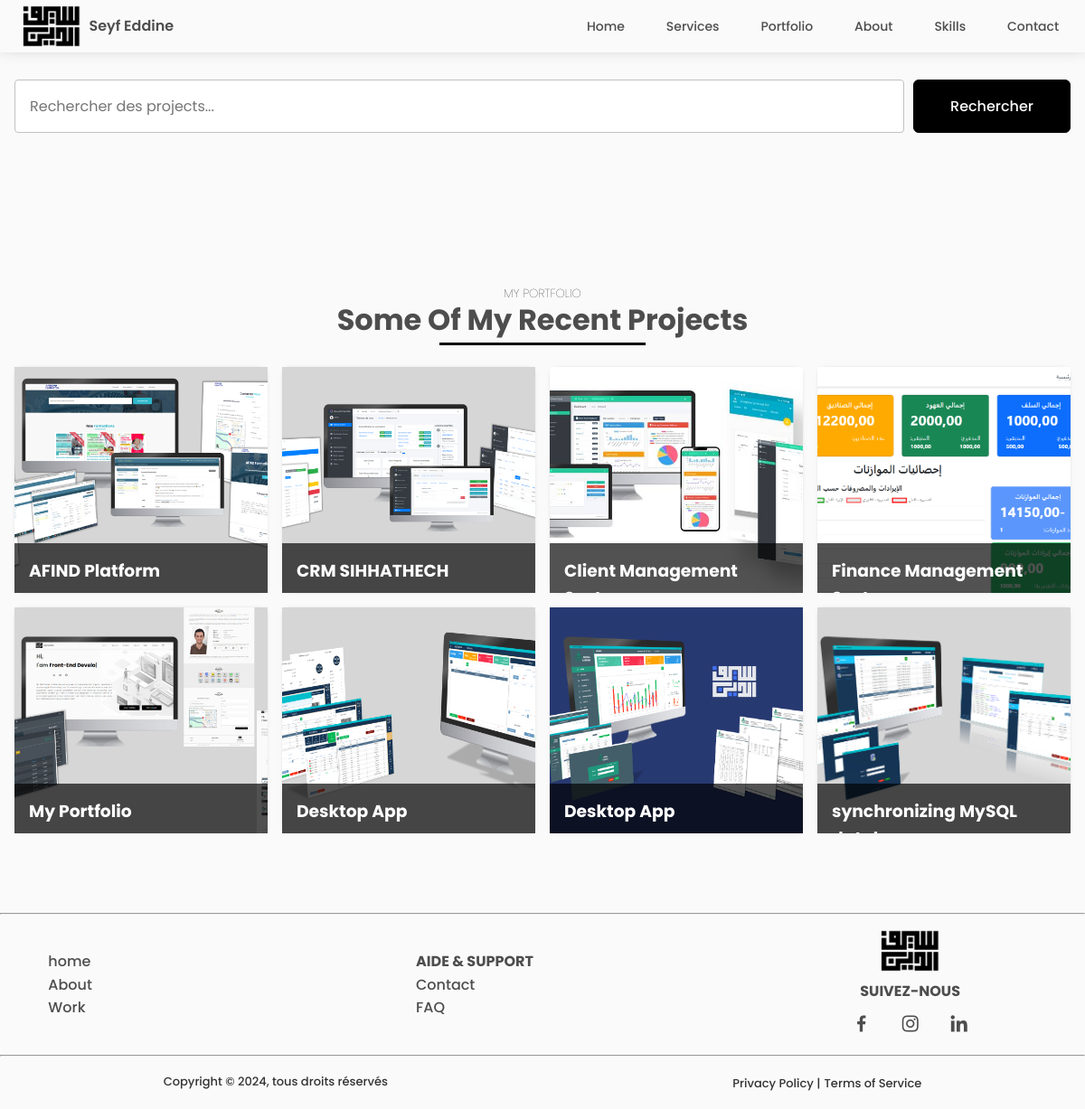
/projects/, run on the app's committed database.
### portfolio/models.py (models this page shows, shortened)
class Project(models.Model):
    title = models.CharField(max_length=100)
    description = models.TextField(null=True, blank=True)
    image = models.ImageField(upload_to='projects/images/')
    url = models.URLField(blank=True)
    github_url = models.URLField(blank=True)
    services = models.ManyToManyField(Service, related_name='projects', blank=True)
    skills = models.ManyToManyField(Skill, related_name='projects', blank=True)
    keywords = models.ManyToManyField(Keyword, related_name='projects', blank=True)
    duration = models.CharField(max_length=100,  null=True, blank=True)
    project_date = models.DateField(default=timezone.now, null=True)
    is_featured = models.BooleanField(default=False)
    status = models.CharField(max_length=20, choices=[
        ('in_progress', 'In Progress'),
        ('completed', 'Completed'),
        ('on_hold', 'On Hold'),
    ], default='in_progress')
    views = models.PositiveIntegerField(default=0)

### portfolio/views.py (the view)
# urls.py: path('projects/', views.projects, name='projects'),
def projects(request):
    projects = Project.objects.all()
    content = {
        'projects': projects,
    }
    return render(request, 'projects.html', content)

### portfolio/templates/projects.html (shortened to what this page needs)
{% extends "base.html" %}
{% block content %}
{% load static %}
    <section class="home section" id="home">
        <section class="search" id="search">
            <div class="container">
                <form method="GET" action="{% url 'projects' %}">
                    <input type="text" name="q" placeholder="Rechercher des projects..." value="{{ request.GET.q }}">
                    <button class="button" type="submit">Rechercher</button>
                </form>
            </div>
        </section>
    </section>
    {% include "projects_section.html" %}
{% endblock %}

### portfolio/templates/projects_section.html (shortened to what this page needs)
<section class="projects section" id="projects">
    <h5 class="section-subtitle">My Portfolio</h5>
    <h2 class="section-title">Some of My Recent Projects</h2>
    <div class="container">
        {% if projects %}
            {% for project in projects %}
            <article class="projects-card">
                <img src="{{ project.image.url }}" alt="{{ project.title }}" class="projects-img">
                <div class="projects-content">
                    <h3 class="projects-title"><a href="{% url 'project_detail' project.id %}">{{ project.title }}</a></h3>
                    <p class="projects-description">{{ project.description|truncatewords:20 }}</p>
                </div>
            </article>
            {% endfor %}
        {% else %}
        <p>No projects available.</p>
        {% endif %}
    </div>
</section>

### static/css/styles.css (style rules this page uses)
:root { --first-color: hsl(0, 0%, 0%); --title-color: hsl(0, 0%, 30%); --text-color: hsl(0, 0%, 20%); --text-color-light: hsl(0, 0%, 80%); --body-color: hsl(0, 0%, 98%); --container-color: hsl(0, 0%, 93%); --container-color-light: hsl(0, 0%, 84%); --body-font: 'Poppins', sans-serif; --big-font-size: 3rem; --h1-font-size: 2.5rem; --h2-font-size: 2rem; --h3-font-size: 1.5rem; --normal-font-size: 1rem; --small-font-size: .875rem; --smaller-font-size: .813rem; --font-medium: 500; --font-semi-bold: 600; --mb-1: .5rem; --mb-2: 1rem; --mb-3: 1.5rem; --mb-4: 2rem; --mb-5: 2.5rem; --mb-6: 3rem; --z-back: -10; --z-normal: 1; --z-tooltip: 10; --z-fixed: 100; --nav-height: 3rem; }
html { scroll-behavior: smooth; }
body { min-height: 100vh; background-color: var(--body-color); color: var(--text-color); font-family: var(--body-font); font-size: var(--normal-font-size); line-height: 1.6; }
h1, h2, h3, h4, h5, h6 { color: var(--title-color); }
p { color: var(--text-color); font-size: var(--normal-font-size); }
input, textarea { width: 100%; padding: var(--mb-2); margin-bottom: var(--mb-2); border: 1px solid #C1C1C1; border-radius: 4px; color: var(--text-color); font-family: var(--body-font); font-size: var(--normal-font-size); }
button { font-family: var(--body-font); font-size: var(--normal-font-size); }
a { text-decoration: none; }
img, video { display: block; max-width: 100%; height: auto; }
.section { width: 100%; margin: var(--mb-1) auto; padding-top: calc(var(--nav-height) + 2rem); padding-bottom: calc(var(--nav-height) + 2rem); }
.section-title { position: relative; max-width: 1024px; max-width: fit-content; margin: 0 auto var(--mb-3); font-size: var(--h2-font-size); color: var(--title-color); text-align: center; text-transform: capitalize; }
.section-title::after { content: ''; position: relative; display: block; margin: auto; width: 40%; width: 50%; height: 0.18rem; background: var(--first-color); bottom: 0; }
.section-subtitle { max-width: 1024px; margin: 0 auto -.5rem; font-size: var(--smaller-font-size); font-weight: 100; color: var(--first-color); text-align: center; }
.container { max-width: 1200px; margin: 0 auto; padding: 0 var(--mb-2); }
.button { padding: .5rem 2.5rem; margin: 10px; color: var(--body-color); background-color: var(--first-color); font-weight: var(--font-medium); border: 1px solid var(--first-color); border-radius: 6px; text-align: center; display: inline-block; float: inline-end; transition: 0.5s ease; }
.home { overflow: hidden; }
.home .container { position: relative; }
.section-subtitle { text-transform: uppercase; }
.projects .container { display: flex; flex-wrap: wrap; justify-content: center; gap: var(--mb-2); }
.projects-card { width: 100%; max-width: 280px; position: relative; overflow: hidden; box-shadow: 0px 0px 6px -5px var(--first-color); background-color: var(--container-color-light); }
.projects-img { width: 100%; height: 250px; object-fit: cover; }
.projects-content { width: 100%; height: -webkit-fill-available; position: absolute; bottom: 0; background-color: hsl(0deg 0% 0% / 68%); padding: var(--mb-2); color: white; transition: 0.8s ease; transform: translateY(78%); }
.projects-title { margin-bottom: var(--mb-1); }
.projects-title a { color: #FFFFFF; text-decoration: none; }
.projects-description { color: #FFFFFF; font-size: var(--smaller-font-size); margin-bottom: var(--mb-1); }
.search form { display: flex; align-items: stretch; align-content: space-between; justify-content: flex-end; flex-wrap: nowrap; gap: 10px; }
.search input { min-width: 200px; margin: 0; }
.search .button { margin: 0; }

### data on the page
Project: image (picture), title "AFIND Platform"
Project: image (picture), title "CRM SIHHATHECH"
Project: image (picture), title "Client Management…"
Project: image (picture), title "Finance Management…"
Project: image (picture), title "My Portfolio"
Project: image (picture), title "Desktop App"
Project: image (picture), title "Desktop App"
Project: image (picture), title "synchronizing MySQL…"
